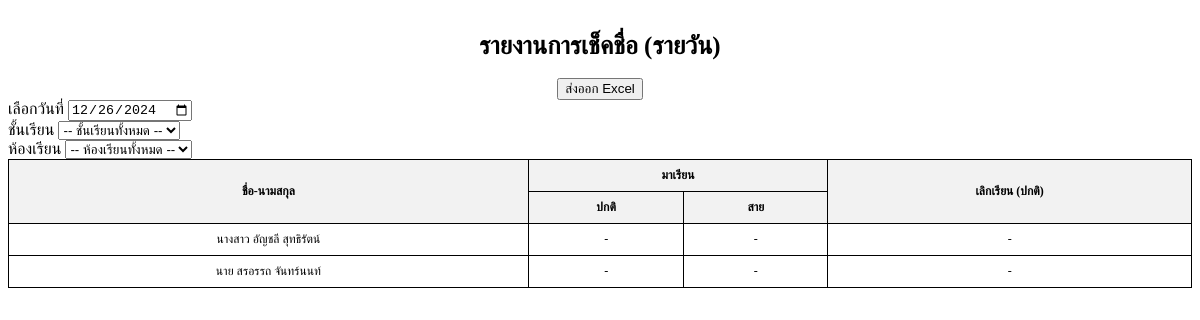
The app's page /src/auth/admin/check_inout_day.php, older data.
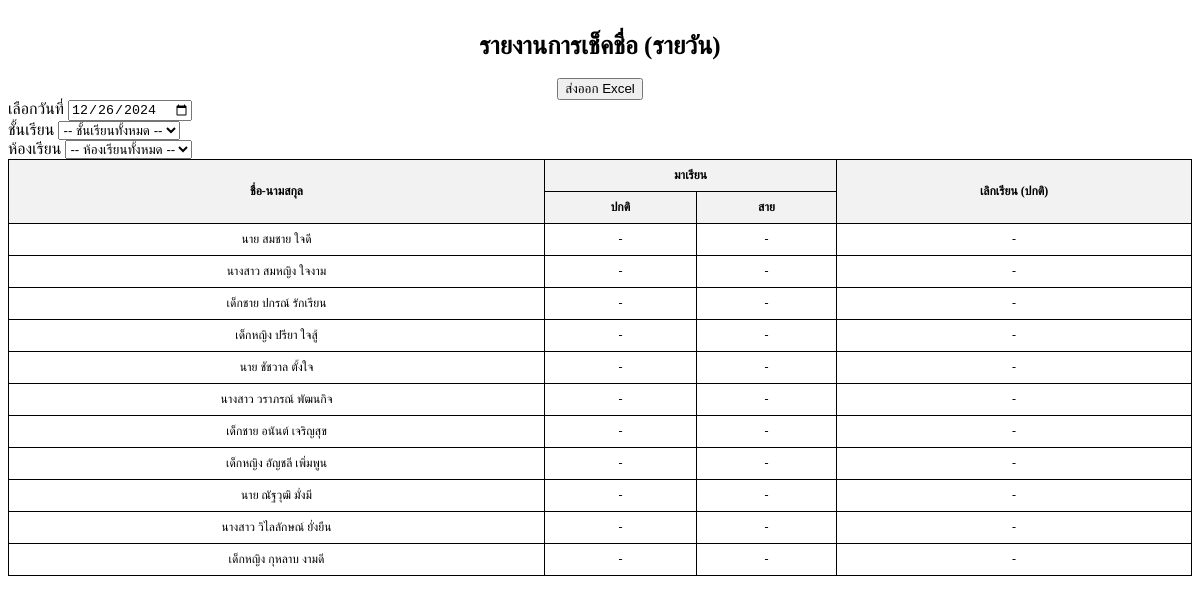
The same page, newer data.
### tables this page shows
CREATE TABLE `student` (
  `id` int(11) NOT NULL,
  `prefix` varchar(255) NOT NULL COMMENT 'คำนำหน้าชื่อ',
  `name` varchar(255) DEFAULT NULL,
  `surname` varchar(255) DEFAULT NULL,
  `id_finger` varchar(255) DEFAULT NULL,
  `id_room` int(11) DEFAULT NULL,
  `id_teacher` int(11) DEFAULT NULL,
  `id_admin` int(11) DEFAULT NULL,
  `id_grade` int(11) DEFAULT NULL,
  `created_at` timestamp NOT NULL DEFAULT current_timestamp() ON UPDATE current_timestamp()
);

### src/auth/admin/check_inout_day.php (the view, shortened to what this page needs)
<?php
include '../config/ConnectDB.php';
$time_settings_sql = "SELECT * FROM check_time_settings LIMIT 1";
$time_settings_result = $conn->query($time_settings_sql);
$time_settings = $time_settings_result->fetch_assoc();
$student_sql = "SELECT * FROM student WHERE 1=1";
$student_result = $conn->query($student_sql);
$selected_date = isset($_POST['date']) ? $_POST['date'] : date("Y-m-d");
$attendance = [];
?>
<!DOCTYPE html>
<html lang="en">
<head>
</head>
<body>
    <div class="container-fluid">
        <div class="row">
            <div class="col">
                <div class="card w-100">
                    <center>
                        <h1 class="card-title fw-semibold mb-4" style="margin-top: 2rem; font-size:25px">รายงานการเช็คชื่อ (รายวัน)</h1>
                        <form method="GET" action="../excel/export_attendance_day.php">
                            <button type="submit" class="btn btn-success">ส่งออก Excel</button>
                        </form>
                    </center>
                    <div class="card-body p-4">
                        <form method="POST" class="mb-3">
                            <div class="row">
                                <div class="col-md-3">
                                    <label for="date" class="form-label">เลือกวันที่</label>
                                    <input type="date" id="date" name="date" class="form-control" value="<?php echo $selected_date; ?>" onchange="this.form.submit()">
                                </div>
                                <div class="col-md-3">
                                    <label for="grade_id" class="form-label">ชั้นเรียน</label>
                                    <select class="form-select" id="grade_id" name="grade_id" onchange="this.form.submit()">
                                        <option value="">-- ชั้นเรียนทั้งหมด --</option>
                                    </select>
                                </div>
                                <div class="col-md-3">
                                    <label for="room_id" class="form-label">ห้องเรียน</label>
                                    <select class="form-select" id="room_id" name="room_id" onchange="this.form.submit()">
                                        <option value="">-- ห้องเรียนทั้งหมด --</option>
                                    </select>
                                </div>
                            </div>
                        </form>
                        <div class="table-responsive">
                            <table class="table">
                                <thead>
                                    <tr>
                                        <th rowspan="2" class="name-column">ชื่อ-นามสกุล</th>
                                        <th colspan="2">มาเรียน</th>
                                        <th rowspan="2">เลิกเรียน (ปกติ)</th>
                                    </tr>
                                    <tr>
                                        <th>ปกติ</th>
                                        <th>สาย</th>
                                    </tr>
                                </thead>
                                <tbody>
                                    <?php while ($student = $student_result->fetch_assoc()) : ?>
                                        <tr>
                                            <td class="name-column"><?php echo $student['prefix'] . ' ' . $student['name'] . ' ' . $student['surname']; ?></td>
                                            <td>
                                                <?php
                                                $check_in_time = $attendance[$student['id']]['check_in'] ?? null;
                                                echo ($check_in_time && $check_in_time <= $time_settings['check_in_end']) ? $check_in_time : "-";
                                                ?>
                                            </td>
                                            <td>
                                                <?php
                                                echo ($check_in_time && $check_in_time > $time_settings['check_in_end']) ? $check_in_time : "-";
                                                ?>
                                            </td>
                                            <td>
                                                <?php
                                                $check_out_time = $attendance[$student['id']]['check_out'] ?? null;
                                                echo $check_out_time ?? "-";
                                                ?>
                                            </td>
                                        </tr>
                                    <?php endwhile; ?>
                                </tbody>
                            </table>
                        </div>
                    </div>
                </div>
            </div>
        </div>
    </div>
</body>
</html>

### src/auth/admin/check_inout_day.php (style rules this page uses)
.table { width: 100%; border-collapse: collapse; }
.table th, .table td { border: 1px solid #000; text-align: center; vertical-align: middle; font-size: 12px; padding: 8px; }
.name-column { text-align: left; white-space: nowrap; max-width: 200px; }
.table th { background-color: #f2f2f2; }

Row changes from the older to the newer data that the page shows:
removed student: prefix "นางสาว", name "อัญชลี", surname "สุทธิรัตน์", check_out_time "-"
removed student: prefix "นาย", name "สรอรรถ", surname "จันทร์นนท์", check_out_time "-"
added student: prefix "นาย", name "สมชาย", surname "ใจดี", check_out_time "-"
added student: prefix "นางสาว", name "สมหญิง", surname "ใจงาม", check_out_time "-"
added student: prefix "เด็กชาย", name "ปกรณ์", surname "รักเรียน", check_out_time "-"
added student: prefix "เด็กหญิง", name "ปรียา", surname "ใจสู้", check_out_time "-"
added student: prefix "นาย", name "ชัชวาล", surname "ตั้งใจ", check_out_time "-"
added student: prefix "นางสาว", name "วราภรณ์", surname "พัฒนกิจ", check_out_time "-"
added student: prefix "เด็กชาย", name "อนันต์", surname "เจริญสุข", check_out_time "-"
added student: prefix "เด็กหญิง", name "อัญชลี", surname "เพิ่มพูน", check_out_time "-"
added student: prefix "นาย", name "ณัฐวุฒิ", surname "มั่งมี", check_out_time "-"
added student: prefix "นางสาว", name "วิไลลักษณ์", surname "ยั่งยืน", check_out_time "-"
added student: prefix "เด็กหญิง", name "กุหลาบ", surname "งามดี", check_out_time "-"
